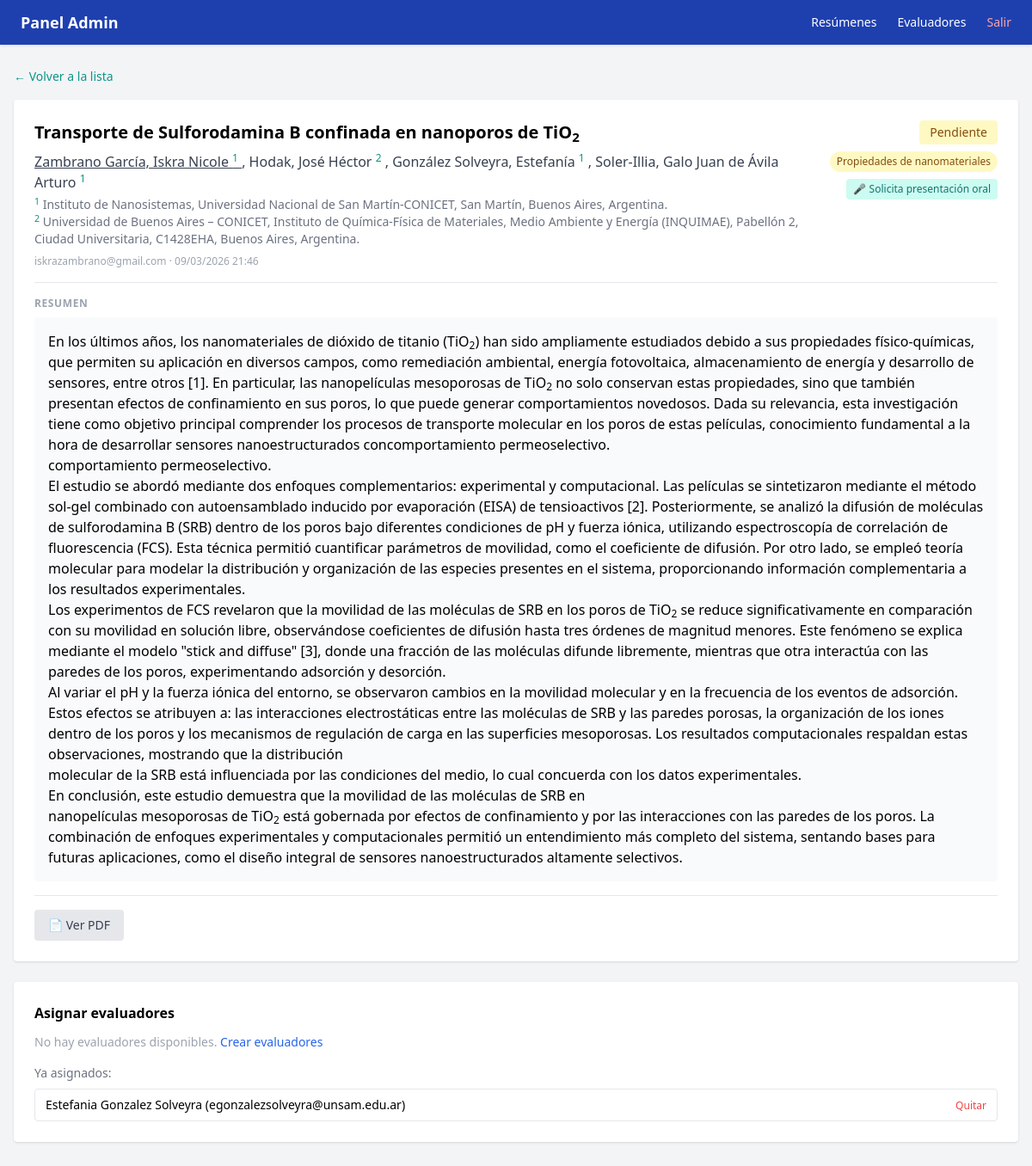
/eval/8 (signed in), run on the app's committed database.
### app/models.py (models this page shows)
class Abstract(Base):
    __tablename__ = "abstracts"
    id = Column(Integer, primary_key=True, index=True)
    titulo = Column(String, nullable=False)
    autor = Column(String, nullable=False)
    afiliacion = Column(String, nullable=False)
    email_autor = Column(String, nullable=False)
    contenido_html = Column(Text, nullable=False)
    presentacion_oral = Column(Integer, default=0)  # 1 = sí
    estado = Column(Enum(EstadoEnum), default=EstadoEnum.pendiente)
    fecha_envio = Column(DateTime, default=datetime.utcnow)
    reviews = relationship("Review", back_populates="abstract")
    asignaciones = relationship("Asignacion", back_populates="abstract")
    autores = relationship("Autor", back_populates="abstract", order_by="Autor.orden")
    afiliaciones = relationship("Afiliacion", back_populates="abstract", order_by="Afiliacion.orden")
    area_tematica = Column(String, nullable=True)
    referencias_html = Column(Text, nullable=True)

class Autor(Base):
    __tablename__ = "autores"
    id = Column(Integer, primary_key=True, index=True)
    abstract_id = Column(Integer, ForeignKey("abstracts.id"), nullable=False)
    nombre = Column(String, nullable=False)
    orden = Column(Integer, nullable=False)
    es_presentador = Column(Integer, default=0)  # 1 = sí
    afiliaciones_ids = Column(String, nullable=True)  # ej: "1,2"
    abstract = relationship("Abstract", back_populates="autores")

class Afiliacion(Base):
    __tablename__ = "afiliaciones"
    id = Column(Integer, primary_key=True, index=True)
    abstract_id = Column(Integer, ForeignKey("abstracts.id"), nullable=False)
    nombre = Column(String, nullable=False)
    orden = Column(Integer, nullable=False)
    abstract = relationship("Abstract", back_populates="afiliaciones")

class Asignacion(Base):
    __tablename__ = "asignaciones"
    id = Column(Integer, primary_key=True, index=True)
    abstract_id = Column(Integer, ForeignKey("abstracts.id"), nullable=False)
    evaluador_id = Column(Integer, ForeignKey("users.id"), nullable=False)
    abstract = relationship("Abstract", back_populates="asignaciones")
    evaluador = relationship("User", back_populates="asignaciones")

class User(Base):
    __tablename__ = "users"
    id = Column(Integer, primary_key=True, index=True)
    email = Column(String, unique=True, index=True, nullable=False)
    nombre = Column(String, nullable=False)
    password_hash = Column(String, nullable=False)
    role = Column(Enum(RoleEnum), nullable=False)
    reviews = relationship("Review", back_populates="evaluador")
    asignaciones = relationship("Asignacion", back_populates="evaluador")

### app/main.py (the view)
@app.get("/eval/{abstract_id}", response_class=HTMLResponse)
def eval_detalle(
    abstract_id: int,
    request: Request,
    current_user: models.User = Depends(require_evaluador),
    recomienda_oral: int = Form(None),
    db: Session = Depends(get_db)
):
    asig = db.query(models.Asignacion).filter(
        models.Asignacion.abstract_id == abstract_id,
        models.Asignacion.evaluador_id == current_user.id
    ).first()
    if not asig:
        raise HTTPException(status_code=403, detail="No tenés acceso a este resumen")
    abstract = asig.abstract
    review = db.query(models.Review).filter(
        models.Review.abstract_id == abstract_id,
        models.Review.evaluador_id == current_user.id
    ).first()
    return templates.TemplateResponse("eval/detalle.html", {
        "request": request,
        "abstract": abstract,
        "review": review,
        "current_user": current_user
    })

### app/templates/eval/detalle.html (shortened to what this page needs)
{% extends "admin/base.html" %}
{% block content %}
<a href="/eval" class="text-teal-600 text-sm hover:underline">← Volver a la lista</a>
<div class="mt-4 bg-white rounded shadow p-6 mb-6">
    <div class="flex flex-col md:flex-row md:items-start md:justify-between mb-4 gap-3">
        <div class="flex-1">
            <h1 class="text-xl font-bold">{{ abstract.titulo | safe }}</h1>
            <p class="text-gray-700 mt-2">
                {% for autor in abstract.autores %}
                    {% if autor.es_presentador %}<span class="underline">{% endif %}
                    {{ autor.nombre }}
                    {% if autor.afiliaciones_ids %}
                        <sup class="text-teal-600 text-xs">{{ autor.afiliaciones_ids }}</sup>
                    {% endif %}
                    {% if autor.es_presentador %}</span>{% endif %}
                    {% if not loop.last %}, {% endif %}
                {% endfor %}
            </p>
            <div class="mt-1">
                {% for afil in abstract.afiliaciones %}
                    <p class="text-gray-500 text-sm">
                        <sup class="text-teal-600">{{ afil.orden }}</sup> {{ afil.nombre }}
                    </p>
                {% endfor %}
            </div>
            <p class="text-gray-400 text-xs mt-2">
                {{ abstract.email_autor }} · {{ abstract.fecha_envio.strftime('%d/%m/%Y %H:%M') }}
            </p>
        </div>
        <div class="flex flex-row md:flex-col items-start md:items-end flex-wrap gap-2 md:ml-4">
            {% if abstract.estado.value == 'pendiente' %}
                <span class="bg-yellow-100 text-yellow-800 px-3 py-1 rounded text-sm">Pendiente</span>
            {% elif abstract.estado.value == 'aprobado' %}
                <span class="bg-green-100 text-green-800 px-3 py-1 rounded text-sm">Aprobado</span>
            {% else %}
                <span class="bg-red-100 text-red-800 px-3 py-1 rounded text-sm">Rechazado</span>
            {% endif %}
            {% set area_info = {
                '1': ('Síntesis de nanomateriales', 'bg-blue-100 text-blue-800'),
                '2': ('Autoensamblado', 'bg-purple-100 text-purple-800'),
                '3': ('Nanobiointerfaces', 'bg-green-100 text-green-800'),
                '4': ('Superficies', 'bg-orange-100 text-orange-800'),
                '5': ('Propiedades de nanomateriales', 'bg-yellow-100 text-yellow-800'),
                '6': ('Aplicaciones', 'bg-teal-100 text-teal-800'),
                '7': ('Nanotecnología y Salud', 'bg-red-100 text-red-800'),
            } %}
            {% set info = area_info.get(abstract.area_tematica, ('—', 'bg-gray-100 text-gray-500')) %}
            <span class="px-2 py-1 rounded-full text-xs font-medium {{ info[1] }}">{{ info[0] }}</span>
            {% if abstract.presentacion_oral %}
                <span class="bg-teal-100 text-teal-700 px-2 py-1 rounded text-xs">🎤 Solicita presentación oral</span>
            {% else %}
                <span class="bg-gray-100 text-gray-500 px-2 py-1 rounded text-xs">📋 Solo póster</span>
            {% endif %}
        </div>
    </div>
    <div class="border-t pt-4 mb-4">
        <p class="text-xs text-gray-400 font-semibold uppercase tracking-wider mb-2">Resumen</p>
        <div class="prose max-w-none bg-gray-50 rounded p-4">
            {{ abstract.contenido_html | safe }}
        </div>
    </div>
    <div class="border-t pt-4">
        <a href="/abstracts/{{ abstract.id }}/pdf" target="_blank"
            class="bg-gray-200 text-gray-700 px-4 py-2 rounded hover:bg-gray-300 text-sm inline-block">📄 Ver PDF</a>
    </div>
</div>
<div class="bg-white rounded shadow p-6 mb-6">
    <h2 class="font-semibold mb-3">Asignar evaluadores</h2>
    {% if evaluadores_disponibles %}
    <form method="post" action="/admin/abstracts/{{ abstract.id }}/asignar" class="flex flex-col sm:flex-row gap-3 items-start sm:items-center">
        <select name="evaluador_id" class="w-full sm:w-auto border rounded px-3 py-2 text-sm focus:outline-none focus:ring-2 focus:ring-blue-400">
            {% for e in evaluadores_disponibles %}
                <option value="{{ e.id }}">{{ e.nombre }} ({{ e.email }})</option>
            {% endfor %}
        </select>
        <button class="bg-blue-600 text-white px-4 py-2 rounded hover:bg-blue-700 text-sm whitespace-nowrap">Asignar</button>
    </form>
    {% else %}
        <p class="text-gray-400 text-sm">No hay evaluadores disponibles. <a href="/admin/evaluadores" class="text-blue-600 hover:underline">Crear evaluadores</a></p>
    {% endif %}
    {% if abstract.asignaciones %}
    <div class="mt-4">
        <p class="text-sm text-gray-500 mb-2">Ya asignados:</p>
        <ul class="text-sm space-y-1">
            {% for asig in abstract.asignaciones %}
            <li class="flex items-center justify-between border rounded px-3 py-2">
                <span class="truncate mr-2">{{ asig.evaluador.nombre }} ({{ asig.evaluador.email }})</span>
                <form method="post" action="/admin/abstracts/{{ abstract.id }}/desasignar/{{ asig.evaluador_id }}">
                    <button class="text-red-500 text-xs hover:underline whitespace-nowrap">Quitar</button>
                </form>
            </li>
            {% endfor %}
        </ul>
    </div>
    {% endif %}
</div>
{% endblock %}

### app/templates/admin/base.html (shortened to what this page needs)
<!DOCTYPE html>
<html lang="es">
<head>
    <script src="https://cdn.tailwindcss.com"></script>
</head>
<body class="bg-gray-100 min-h-screen">
    <nav class="bg-blue-800 text-white px-6 py-3 sticky top-0 z-50 shadow">
        <div class="flex items-center justify-between">
            <span class="font-bold text-lg">Panel Admin</span>
            <div class="hidden md:flex gap-6 text-sm">
                <a href="/admin" class="hover:underline">Resúmenes</a>
                <a href="/admin/evaluadores" class="hover:underline">Evaluadores</a>
                <a href="/logout" class="hover:underline text-red-300">Salir</a>
            </div>
        </div>
    </nav>
    <div class="w-full px-4 py-6">
        {% block content %}{% endblock %}
    </div>
</body>
</html>

### data on the page
Abstract: titulo "Transporte de Sulforodamina B confinada en nanoporos de TiO 2", email_autor "iskrazambrano@gmail.com", fecha_envio "09/03/2026 21:46", contenido_html "En los últimos años, los nanomateriales de dióxido de titanio (TiO 2 ) han sido ampliamente estudiados debido a sus propiedades físico-químicas, que permiten su aplicación en diversos campos, como remediación ambiental, energía fotovoltaica, almacenamiento de energía y desarrollo de sensores, entre otros [1]. En particular, las nanopelículas mesoporosas de TiO 2 no solo conservan estas propiedades, sino que también presentan efectos de confinamiento en sus poros, lo que puede generar comportamientos novedosos. Dada su relevancia, esta investigación tiene como objetivo principal comprender los procesos de transporte molecular en los poros de estas películas, conocimiento fundamental a la…"
Autor: nombre "Zambrano García, Iskra Nicole", afiliaciones_ids "1"
Autor: nombre "Hodak, José Héctor", afiliaciones_ids "2"
Autor: nombre "González Solveyra, Estefanía", afiliaciones_ids "1"
Autor: nombre "Soler-Illia, Galo Juan de Ávila Arturo", afiliaciones_ids "1"
Afiliacion: orden "1", nombre "Instituto de Nanosistemas, Universidad Nacional de San Martín-CONICET, San Martín, Buenos Aires, Argentina."
Afiliacion: orden "2", nombre "Universidad de Buenos Aires – CONICET, Instituto de Química-Física de Materiales, Medio Ambiente y Energía (INQUIMAE), Pabellón 2, Ciudad Universitaria, C1428EHA, Buenos Aires, Argentina."
Asignacion: evaluador.nombre "Estefania Gonzalez Solveyra", evaluador.email "egonzalezsolveyra@unsam.edu.ar"

### other printed values
{{ info[0] }} "Propiedades de nanomateriales"
